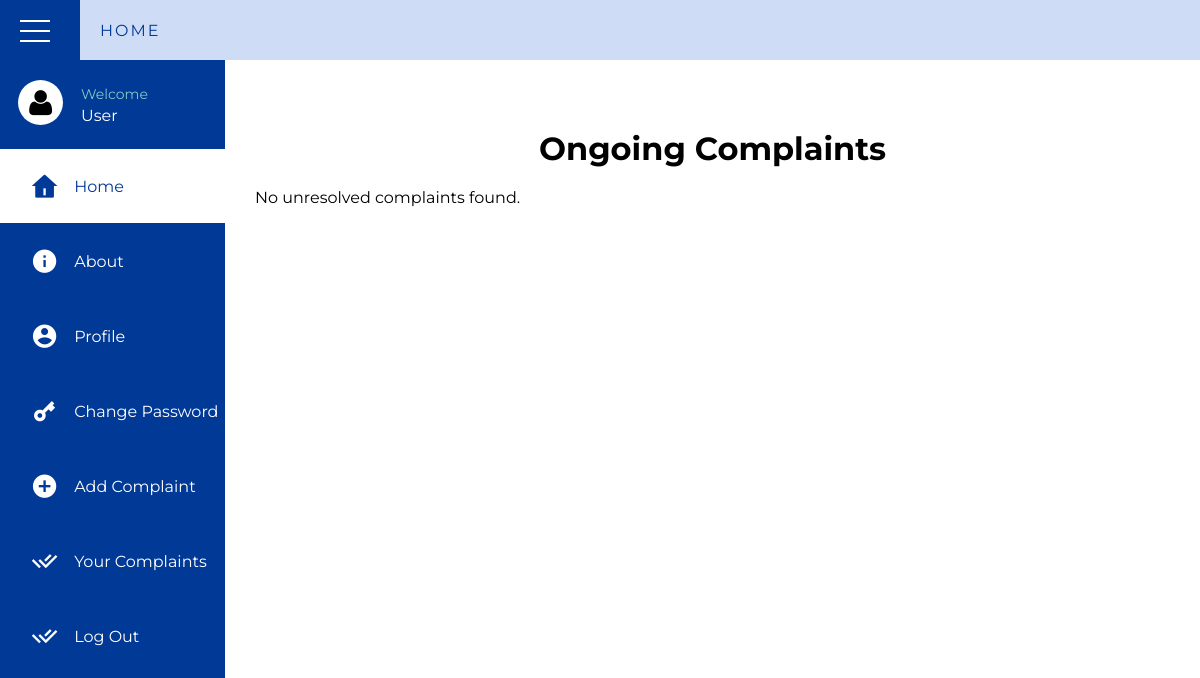
/student/home.php (signed in), run on an earlier commit of the app's database.
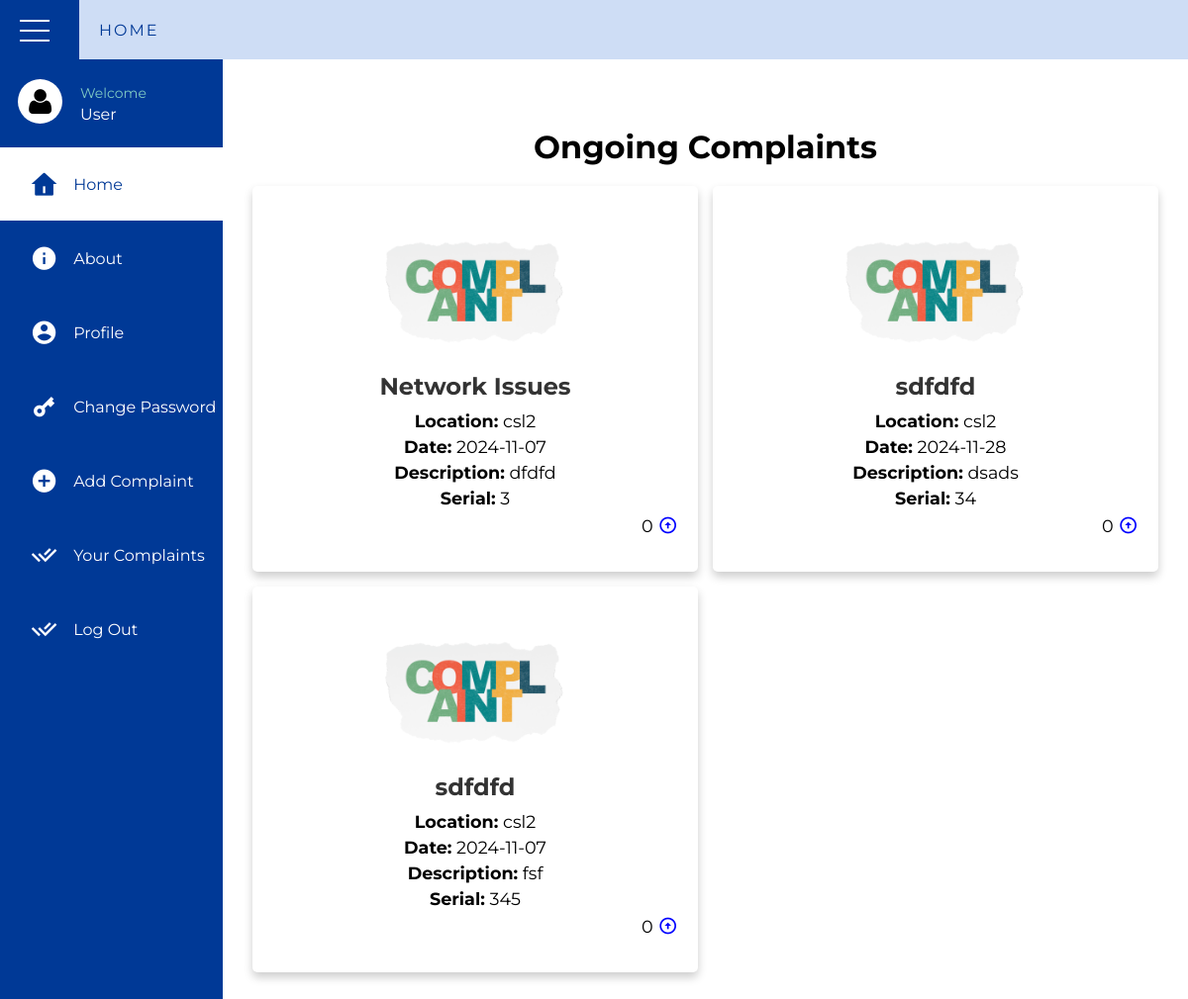
And on a later commit of the database.
### tables this page shows
CREATE TABLE `complaints` (
  `issue_id` int(11) NOT NULL,
  `user_id` int(11) NOT NULL,
  `user_name` varchar(100) NOT NULL,
  `contact` int(15) DEFAULT NULL,
  `location` varchar(20) NOT NULL,
  `type` varchar(50) NOT NULL,
  `date` date NOT NULL,
  `issue` varchar(400) NOT NULL,
  `serial` int(30) DEFAULT NULL,
  `status` varchar(20) NOT NULL,
  `image_path` varchar(70) DEFAULT NULL,
  `up_count` int(11) NOT NULL
);

### student/home.php (the view, shortened to what this page needs)
<?php
include("../connection.php");
$result1 = mysqli_query($con, "SELECT * FROM complaints WHERE status = 'unresolved' ORDER BY up_count DESC");
$userVotes = [];
?>
<!DOCTYPE html>
<html lang="en">
<head>
    <link rel="stylesheet" href="./css/home.css">
    <link href="https://cdn.jsdelivr.net/npm/remixicon@4.3.0/fonts/remixicon.css" rel="stylesheet">
    <button onclick="window.location.href='../logout.php'" class="logout-btn">Logout</button>
</head>
<body>
    <div class="wrapper">
        <div class="top_navbar">
            <div class="hamburger">
                <div class="hamburger__inner">
                    <div class="one"></div>
                    <div class="two"></div>
                    <div class="three"></div>
                </div>
            </div>
            <div class="menu">
                <div class="logo">Home</div>
            </div>
        </div>
        <div class="main_container">
            <div class="sidebar">
                <div class="sidebar__inner">
                    <div class="profile">
                        <div class="img">
                            <img id="profile" src="" alt="profile_pic">
                        </div>
                        <div class="profile_info">
                            <p>Welcome</p>
                            <p class="profile_name">User</p>
                        </div>
                    </div>
                    <ul>
                        <li><a href="home.php" class="active"><span class="icon"><i class="ri-home-4-fill"></i></span><span class="title">Home</span></a></li>
                        <li><a href="about.php"><span class="icon"><i class="ri-information-fill"></i></span><span class="title">About</span></a></li>
                        <li><a href="profile.php"><span class="icon"><i class="ri-account-circle-fill"></i></span><span class="title">Profile</span></a></li>
                        <li><a href="password.php"><span class="icon"><i class="ri-key-2-fill"></i></span><span class="title">Change Password</span></a></li>
                        <li><a href="complaint.php"><span class="icon"><i class="ri-add-circle-fill"></i></span><span class="title">Add Complaint</span></a></li>
                        <li><a href="history.php"><span class="icon"><i class="ri-check-double-line"></i></span><span class="title">Your Complaints</span></a></li>
                        <li><a href="../logout.php"><span class="icon"><i class="ri-check-double-line"></i></span><span class="title">Log Out</span></a></li>
                    </ul>
                </div>
            </div>
            <div class="container">
                <h1 align="center" style="margin-bottom:20px">Ongoing Complaints</h1>
                <div class="box-container">
                <?php
                if (mysqli_num_rows($result1) > 0) {
                    while ($row = mysqli_fetch_assoc($result1)) {
                        $issueId = $row['issue_id'];
                        $isUpvoted = in_array($issueId, $userVotes);
                        echo '<div class="post">';
                        echo '<img src='.$row['image_path'].'>';
                        echo '<h3>' . htmlspecialchars($row['type']) . '</h3>';
                        echo '<p><strong>Location:</strong> ' . htmlspecialchars($row['location']) . '</p>';
                        echo '<p><strong>Date:</strong> ' . htmlspecialchars($row['date']) . '</p>';
                        echo '<p><strong>Description:</strong> ' . htmlspecialchars($row['issue']) . '</p>';
                        echo '<p><strong>Serial:</strong> ' . htmlspecialchars($row['serial']) . '</p>';
                        echo '<p align="right">' . $row['up_count'] . ' ';
                        echo '<button id="upvote-' . $issueId . '" class="upbtn ' . ($isUpvoted ? 'upvoted' : '') . '" onclick="upvoteComplaint(' . $issueId . ')">';
                        echo '<i class="ri-arrow-up-circle-'.($isUpvoted ? 'fill' : 'line').'"></i></button></p>';
                        echo '</div>';
                    }
                } else {
                    echo '<p>No unresolved complaints found.</p>';
                }
                ?>
                </div>
            </div>
        </div>
    </div>
</body>
</html>

### student/css/home.css (style rules this page uses)
* { margin: 0; padding: 0; list-style: none; box-sizing: border-box; text-decoration: none; font-family: 'Montserrat', sans-serif; }
.wrapper { width: 100%; height: 100%; }
.top_navbar { background: #ceddf5; height: 60px; display: flex; position: fixed; width: 100%; top: 0; }
.top_navbar .hamburger { width: 80px; background: #003996; position: relative; font-size: 28px; }
.top_navbar .hamburger .hamburger__inner { position: absolute; top: 50%; left: 50%; transform: translate(-50%,-50%); cursor: pointer; width: 40px; height: 20px; }
.top_navbar .hamburger__inner > div { width: 30px; height: 2px; background: #fff; position: absolute; top: 0; left: 0; }
.top_navbar .hamburger div.two { top: 10px; }
.top_navbar .hamburger div.three { top: 20px; }
.top_navbar .menu { width: calc(100% - 80px); height: 100%; display: flex; justify-content: space-between; align-items: center; padding: 0 20px; }
.top_navbar .menu .logo { color: #003996; text-transform: uppercase; letter-spacing: 2px; }
.main_container .sidebar { position: fixed; top: 60px; left: 0; width: 225px; height: 100%; background: #003996; transition: all 0.3s ease; }
.main_container .sidebar .sidebar__inner { position: relative; }
.main_container .sidebar .profile { display: flex; align-items: center; color: #fff; padding: 20px 0; white-space: nowrap; transition: all 0.3s ease; }
.main_container .sidebar .profile .img { padding: 0 18px; }
.main_container .sidebar .profile img { width: 45px; border-radius: 50%; }
.main_container .sidebar .profile p:first-child { font-size: 14px; color: #80CBC4; margin-bottom: 3px; }
.main_container .container { margin-top: 60px; width: calc(100% - 225px); margin-left: 225px; padding: 30px; transition: all 0.3s ease; }
.main_container .sidebar ul li a { color: #fff; font-size: 16px; padding: 20px 30px; white-space: nowrap; display: flex; align-items: center; margin-bottom: 1px; transition: all 0.3s ease; }
.main_container .sidebar ul li a .icon { margin-right: 15px; font-size: 28px; }
.main_container .sidebar ul li a span { display: inline-block; }
.main_container .sidebar ul li a:hover, .main_container .sidebar ul li a.active { background: #fff; color: #003996; }

### student/home.php (style rules this page uses)
.box-container { display: grid; grid-template-columns: repeat(auto-fit, minmax(300px, 1fr)); gap: 15px; }
.post { box-shadow: 0 5px 10px rgba(0, 0, 0, .2); border-radius: 5px; background: #fff; padding: 30px 20px; text-align: center; }
.post h3 { margin: 0 0 10px; font-size: 1.5em; color: #333; text-align: center; }
.post p { margin: 5px 0; font-size: 1.1em; }
.upbtn { border: none; background-color: #fff; font-size: 20px; color: blue; cursor: pointer; }
.post img { width: 50%; height:auto; }
.logout-btn { background-color: #ff4d4d; color: white; border: none; padding: 10px 15px; cursor: pointer; font-size: 1em; border-radius: 5px; margin-left: 10px; }

What changed in the data, as far as the page shows it:
added complaints: image_path (picture), type "Network Issues", location "csl2", date "2024-11-07", issue "dfdfd", serial "3", up_count "0"
added complaints: image_path (picture), type "sdfdfd", location "csl2", date "2024-11-28", issue "dsads", serial "34", up_count "0"
added complaints: image_path (picture), type "sdfdfd", location "csl2", date "2024-11-07", issue "fsf", serial "345", up_count "0"
Also different on the page:
text no longer shown: "No unresolved complaints found."
